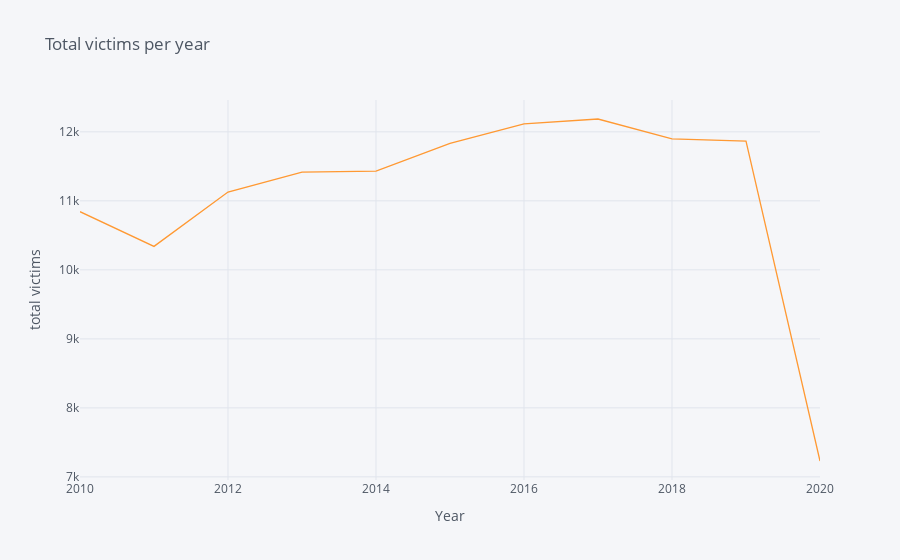

Write notebook code for a chart like this one.
### Code cell
#total victims plot
brief['total victims'].iplot(kind='line',title="Total victims per year",xaxis_title="Year",yaxis_title="total victims")

### Figure 1 — Plotly figure (JSON) as saved in the notebook; plotly's stock layout.template omitted (floating-point values rounded to 4 significant figures)
{"data": [{"line": {"color": "rgba(255, 153, 51, 1.0)", "dash": "solid", "shape": "linear", "width": 1.3}, "mode": "lines", "name": "total victims", "text": "", "type": "scatter", "x": [2010, 2011, 2012, 2013, 2014, 2015, 2016, 2017, 2018, 2019, 2020], "y": [10843, 10340, 11128, 11415, 11431, 11833, 12115, 12186, 11898, 11864, 7230]}], "layout": {"legend": {"bgcolor": "#F5F6F9", "font": {"color": "#4D5663"}}, "paper_bgcolor": "#F5F6F9", "plot_bgcolor": "#F5F6F9", "title": {"font": {"color": "#4D5663"}, "text": "Total victims per year"}, "xaxis": {"gridcolor": "#E1E5ED", "showgrid": true, "tickfont": {"color": "#4D5663"}, "title": {"font": {"color": "#4D5663"}, "text": "Year"}, "zerolinecolor": "#E1E5ED"}, "yaxis": {"gridcolor": "#E1E5ED", "showgrid": true, "tickfont": {"color": "#4D5663"}, "title": {"font": {"color": "#4D5663"}, "text": "total victims"}, "zerolinecolor": "#E1E5ED"}}}
